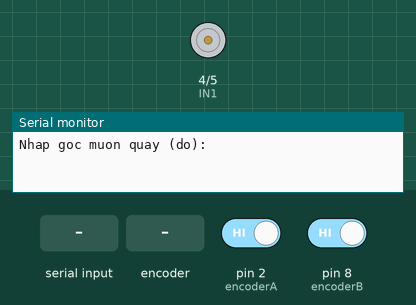
Bench run of a sketch on a simulated Arduino Uno, built with avr-gcc and run on an emulated ATmega328P. Parts: motor-driver pin pairs drawn as motors (green arrow = first pin HIGH = forward, orange = second pin HIGH = backward, longer = more drive), the last lines printed to the serial monitor. The test bench sets the inputs (shaded band); at power-on: pin 2 (encoderA) HIGH, pin 8 (encoderB) HIGH.

Above: at 1.2 s.
1.3 s: "90,45\n" received over Serial
At 1.7 s:
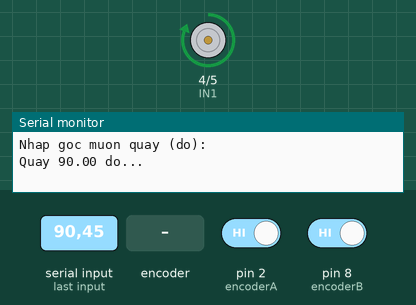
2.8 s: rotary encoder on pin 2 (encoderA) / pin 8 (encoderB) turned 3 steps (first pin leading)
At 4.1 s:
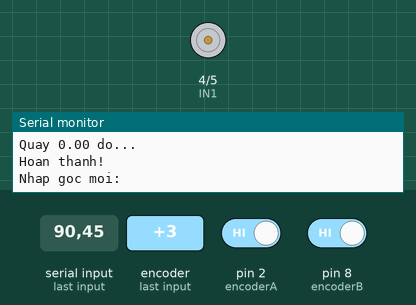
4.9 s: "30,150\n" received over Serial
At 5.7 s:
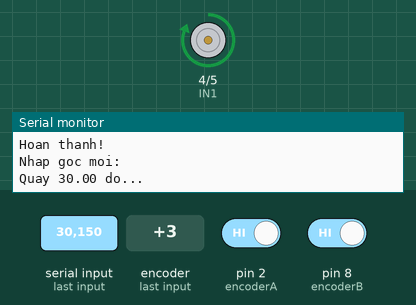
Timing chart, 0 to 7.9 s (numbered marks = the images above; inputs shaded):
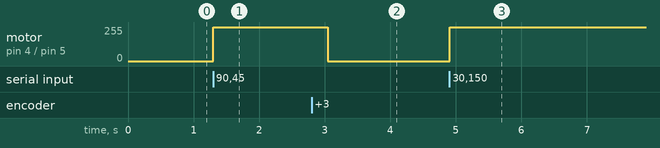

The sketch:

DieuKhienDC.ino
```cpp
const int IN1 = 4;
const int IN2 = 5;
const int encoderA = 2;  // Pha A - có ngắt
const int encoderB = 8;  // Pha B - đọc trong ISR

volatile long encoderCount = 0;
int targetPulses = 0;

float pulsesPerRevolution = 1848.0; // 11 xung * tỉ số truyền 18
float pulsesPerDegree = pulsesPerRevolution / 360.0;

void setup() {
  pinMode(IN1, OUTPUT);
  pinMode(IN2, OUTPUT);
  pinMode(encoderA, INPUT_PULLUP);
  pinMode(encoderB, INPUT_PULLUP);

  attachInterrupt(digitalPinToInterrupt(encoderA), encoderISR, RISING);

  Serial.begin(9600);
  Serial.println("Nhap goc muon quay (do):");
}

void loop() {
  if (Serial.available() > 0) {
    float deg = Serial.parseFloat();
    targetPulses = abs(deg * pulsesPerDegree);
    encoderCount = 0;

    Serial.print("Quay ");
    Serial.print(deg);
    Serial.println(" do...");

    if (deg > 0) {
      quayThuan();
    } else {
      quayNguoc();
    }

    // Chờ đạt số xung mục tiêu
    while (abs(encoderCount) < targetPulses);

    // Dừng motor
    dungMotor();

    Serial.println("Hoan thanh!");
    Serial.println("Nhap goc moi:");
  }
}

// --- Ngắt đếm xung encoder ---
void encoderISR() {
  int b = digitalRead(encoderB); // đọc pha B để xác định chiều
  if (b == HIGH)
    encoderCount++;
  else
    encoderCount--;
}

// --- Điều khiển motor ---
void quayThuan() {
  digitalWrite(IN1, HIGH);
  digitalWrite(IN2, LOW);
}

void quayNguoc() {
  digitalWrite(IN1, LOW);
  digitalWrite(IN2, HIGH);
}

void dungMotor() {
  digitalWrite(IN1, LOW);
  digitalWrite(IN2, LOW);
}
```

Measured:
- after the input at 1.3 s, motor on pin 4 (IN1) / pin 5 (IN2): stopped → forward 255/255 at once
- after the input at 2.8 s, motor on pin 4 (IN1) / pin 5 (IN2): forward 255/255 → stopped after 0.25 s
- after the input at 4.9 s, motor on pin 4 (IN1) / pin 5 (IN2): stopped → forward 255/255 at once
